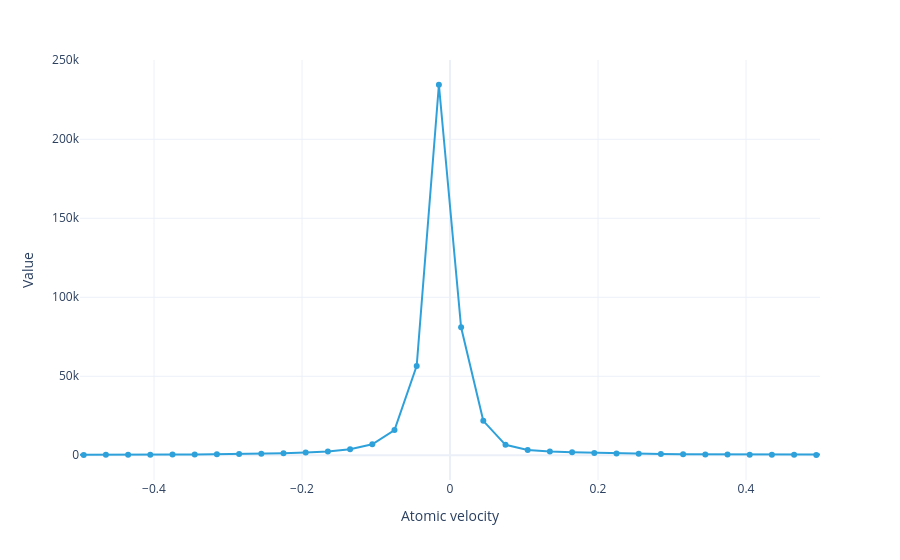

Notebook code for this chart:
### Markdown cell above
`XarrayVectorArray` objects have built-in visualization routines. Plot the velocity distribution of return flux:

### Code cell
flux.visualize(xaxis_range=(-.5, .5), markers=True)

### Figure 1 — Plotly figure (JSON) as saved in the notebook; plotly's stock layout.template omitted (floating-point values rounded to 4 significant figures; data arrays with more than 128 entries replaced by an {"elided": "..."} marker saying what was removed)
{"data": [{"hovertemplate": "Atomic velocity=%{x}<br>Value=%{y}<extra></extra>", "legendgroup": "", "line": {"color": "#2fa1da", "dash": "solid"}, "marker": {"symbol": "circle"}, "mode": "lines+markers", "name": "", "orientation": "v", "showlegend": false, "type": "scatter", "x": {"elided": "200 float values"}, "xaxis": "x", "y": {"elided": "200 float values"}, "yaxis": "y"}], "layout": {"legend": {"title": {}, "tracegroupgap": 0}, "margin": {"t": 60}, "xaxis": {"anchor": "y", "domain": [0, 1], "range": [-0.5, 0.5], "title": {"text": "Atomic velocity"}}, "yaxis": {"anchor": "x", "domain": [0, 1], "title": {"text": "Value"}}}}
